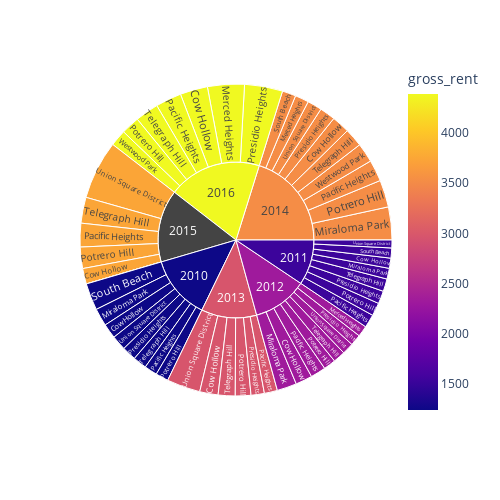

Notebook source saved alongside this figure:
### Markdown cell above
### Create a sunburst chart to conduct a costs analysis of most expensive neighborhoods in San Francisco per year

### Code cell
fig = px.sunburst(sfo_expensive, path=[
    sfo_expensive.index, 'neighborhood'], values='sale_price_sqr_foot', color = 'gross_rent', width=500, height=500)           
fig.show()

### Figure 1 — Plotly figure (JSON) as saved in the notebook; plotly's stock layout.template omitted (floating-point values rounded to 4 significant figures)
{"data": [{"branchvalues": "total", "customdata": [[1239], [1530.0], [2324], [2971], [3528.0], [3739.0], [4390], [2324], [3528], [4390], [1239], [1530], [2324], [3528.0], [1239], [1530], [2324], [2971], [3528], [3739], [4390], [1239], [1530], [2324], [2971], [3528], [3739], [4390], [1239], [1530], [2324], [2971], [3528], [null], [4390], [1239], [1530.0], [3528], [1239], [1530], [2324], [2971], [3528.0], [3739], [4390], [1239], [1530], [2324], [2971], [3528], [3739.0], [3528.0], [4390], [1239.0], [1530], [2324.0], [2971], [3528], [null], [4390]], "domain": {"x": [0, 1], "y": [0, 1]}, "hovertemplate": "labels=%{label}<br>sale_price_sqr_foot=%{value}<br>parent=%{parent}<br>id=%{id}<br>gross_rent=%{color}<extra></extra>", "ids": ["2010/Cow Hollow", "2011/Cow Hollow", "2012/Cow Hollow", "2013/Cow Hollow", "2014/Cow Hollow", "2015/Cow Hollow", "2016/Cow Hollow", "2012/Merced Heights", "2014/Merced Heights", "2016/Merced Heights", "2010/Miraloma Park", "2011/Miraloma Park", "2012/Miraloma Park", "2014/Miraloma Park", "2010/Pacific Heights", "2011/Pacific Heights", "2012/Pacific Heights", "2013/Pacific Heights", "2014/Pacific Heights", "2015/Pacific Heights", "2016/Pacific Heights", "2010/Potrero Hill", "2011/Potrero Hill", "2012/Potrero Hill", "2013/Potrero Hill", "2014/Potrero Hill", "2015/Potrero Hill", "2016/Potrero Hill", "2010/Presidio Heights", "2011/Presidio Heights", "2012/Presidio Heights", "2013/Presidio Heights", "2014/Presidio Heights", "2015/Presidio Heights", "2016/Presidio Heights", "2010/South Beach", "2011/South Beach", "2014/South Beach", "2010/Telegraph Hill", "2011/Telegraph Hill", "2012/Telegraph Hill", "2013/Telegraph Hill", "2014/Telegraph Hill", "2015/Telegraph Hill", "2016/Telegraph Hill", "2010/Union Square District", "2011/Union Square District", "2012/Union Square District", "2013/Union Square District", "2014/Union Square District", "2015/Union Square District", "2014/Westwood Park", "2016/Westwood Park", "2010", "2011", "2012", "2013", "2014", "2015", "2016"], "labels": ["Cow Hollow", "Cow Hollow", "Cow Hollow", "Cow Hollow", "Cow Hollow", "Cow Hollow", "Cow Hollow", "Merced Heights", "Merced Heights", "Merced Heights", "Miraloma Park", "Miraloma Park", "Miraloma Park", "Miraloma Park", "Pacific Heights", "Pacific Heights", "Pacific Heights", "Pacific Heights", "Pacific Heights", "Pacific Heights", "Pacific Heights", "Potrero Hill", "Potrero Hill", "Potrero Hill", "Potrero Hill", "Potrero Hill", "Potrero Hill", "Potrero Hill", "Presidio Heights", "Presidio Heights", "Presidio Heights", "Presidio Heights", "Presidio Heights", "Presidio Heights", "Presidio Heights", "South Beach", "South Beach", "South Beach", "Telegraph Hill", "Telegraph Hill", "Telegraph Hill", "Telegraph Hill", "Telegraph Hill", "Telegraph Hill", "Telegraph Hill", "Union Square District", "Union Square District", "Union Square District", "Union Square District", "Union Square District", "Union Square District", "Westwood Park", "Westwood Park", "2010", "2011", "2012", "2013", "2014", "2015", "2016"], "marker": {"coloraxis": "coloraxis", "colors": [1239, 1530.0, 2324, 2971, 3528.0, 3739.0, 4390, 2324, 3528, 4390, 1239, 1530, 2324, 3528.0, 1239, 1530, 2324, 2971, 3528, 3739, 4390, 1239, 1530, 2324, 2971, 3528, 3739, 4390, 1239, 1530, 2324, 2971, 3528, null, 4390, 1239, 1530.0, 3528, 1239, 1530, 2324, 2971, 3528.0, 3739, 4390, 1239, 1530, 2324, 2971, 3528, 3739.0, 3528.0, 4390, 1239.0, 1530, 2324.0, 2971, 3528, null, 4390]}, "name": "", "parents": ["2010", "2011", "2012", "2013", "2014", "2015", "2016", "2012", "2014", "2016", "2010", "2011", "2012", "2014", "2010", "2011", "2012", "2013", "2014", "2015", "2016", "2010", "2011", "2012", "2013", "2014", "2015", "2016", "2010", "2011", "2012", "2013", "2014", "2015", "2016", "2010", "2011", "2014", "2010", "2011", "2012", "2013", "2014", "2015", "2016", "2010", "2011", "2012", "2013", "2014", "2015", "2014", "2016", "", "", "", "", "", "", ""], "type": "sunburst", "values": [569.4, 390.6, 644.8, 707.4, 691.9, 598.6, 1059.0, 421.1, 528.7, 1417.0, 680.6, 414.7, 756.2, 1268.0, 496.5, 509.0, 586.2, 503.9, 824.7, 910.2, 996.4, 491.5, 503.1, 466.6, 598.7, 1045.0, 821.3, 707.7, 549.4, 493.8, 426.6, 512.8, 603.5, 0, 1466.0, 1037.0, 388.6, 524.6, 524.8, 483.4, 465.8, 653.3, 708.2, 997.0, 903.0, 569.2, 302.1, 445.2, 1290.0, 558.3, 2259.0, 743.0, 631.2, 4918.0, 3485.0, 4213.0, 4267.0, 7496.0, 5586.0, 7180.0]}], "layout": {"coloraxis": {"colorbar": {"title": {"text": "gross_rent"}}, "colorscale": [[0, "#0d0887"], [0.1111, "#46039f"], [0.2222, "#7201a8"], [0.3333, "#9c179e"], [0.4444, "#bd3786"], [0.5556, "#d8576b"], [0.6667, "#ed7953"], [0.7778, "#fb9f3a"], [0.8889, "#fdca26"], [1, "#f0f921"]]}, "height": 500, "legend": {"tracegroupgap": 0}, "margin": {"t": 60}, "width": 500}}
